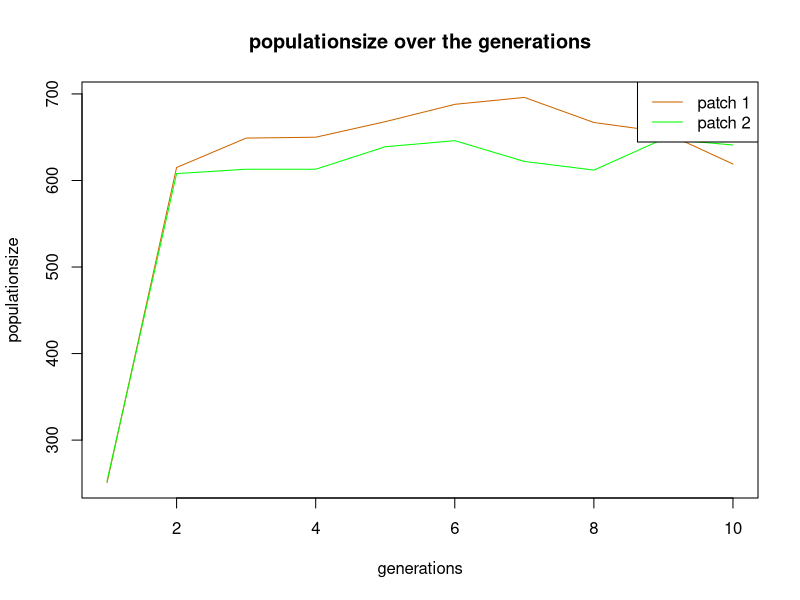
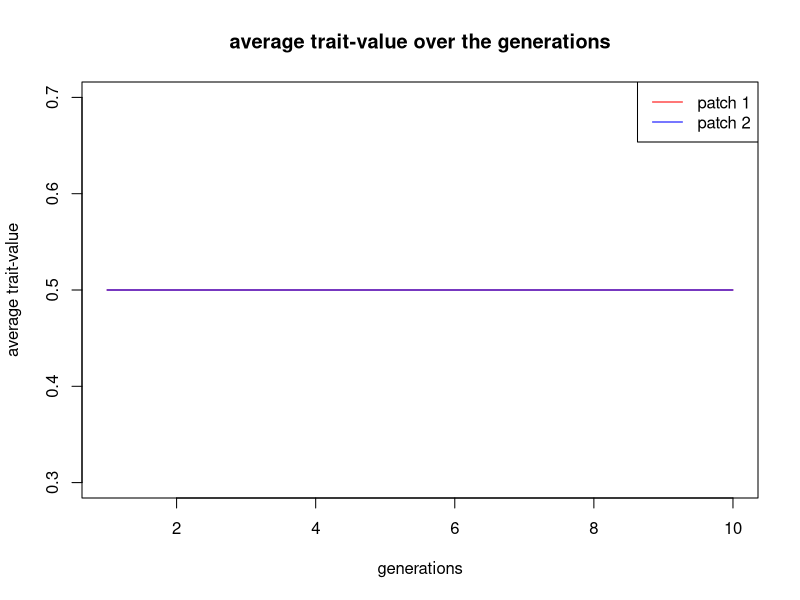

Write R code to recreate these figures, in order.
#Basic IBM
rm(list=ls())

##### PARAMETERS #####
replic<-2 #replicates
Nt<-10 #generations
mig <- 0.05 #migrationfactor

#fecundity
a <-  0.49649467
b  <-  1.47718931
c1    <-  0.72415095
c2    <- -0.24464625
c3    <-  0.99490196
c4    <- -1.31337296
c5    <- -0.06855583
c6    <-  0.32833236
c7    <--20.88383990
c8    <- -0.66263785
c9    <-  2.39334027
c10   <-  0.11670283

##### FUNCTIONS #####
w<-function(a,b,z,N,Np){
  y=a+b*plogis(c1+c2*N+c3*z+c4*(0.5*N-Np)+c5*N^2+c6*z^2+c7*(0.5*N-Np)^2+c8*z*N+c9*z*(0.5*N-Np)+c10*N*(0.5*N-Np))
  return(y)
  }

  
##### PATCHES #####
N1<-abs(rnorm(1, mean=250, sd=10)) #patch 1 is drawn 
N2<-abs(rnorm(1, mean=250, sd=10)) #patch 2 is drawn
 
patch<-c(rep(1,N1),rep(2,N2)) #vector patch: is filled with patch 1 (=1) and patch 2 (=2)
trait<-c(rep(0.5,N1),rep(0.5,N2)) #vector trait: is for all indicviduals from both patches set as 5
survival<-c(rep(1,N1),rep(1,N2)) #vector survival: is for all new individuals of both patches 1
  
pop<-data.frame(patch,trait,survival) #data frame including all individuals out of both patches with the columns: patch, trait & survival


##### VECTORS #####
pop.N1.vector <- rep(0,Nt) #empty vector for the populationsize of each generation in patch 1
pop.N2.vector <- rep(0,Nt) #empty vector for the populationsize of each generation in patch 2
trait.N1.vector <- rep(0,Nt) #empty vector for the average trait-value of each generation in patch 1
trait.N2.vector <- rep(0,Nt) #empty vector for the average trait-value of each generation in patch 2


pop.N1.vector[1] <- N1 #populationsize for the first generation of patch 1
pop.N2.vector[1] <- N2 #populationsize for the first generation of patch 2
trait.N1.vector <- mean(pop$trait[pop$patch==1]) #average trait-value for the first generation of patch 1
trait.N2.vector <- mean(pop$trait[pop$patch==2]) #average trait-value for the first generation of patch 2


##### REPLICATION LOOP START#####

for(r in 1:replic){
  


##### GENERATION LOOP START #####  
for(t in 2:Nt){
  N1<-nrow(subset(pop,pop$patch==1)) #N1 is every generation overwritten to keep updated 
  N2<-nrow(subset(pop,pop$patch==2)) #N2 is every generation overwritten to keep updated
  N<-c(nrow(pop)) #how many individuals there are in both patches


  ##### OFFSPRING #####

  N.0<-N/500
  N.l <- c(N1/500,N2/500) # vector of local population sizes
  
  if(N>0){
    Nchild <- rpois(nrow(pop),w(a,b,pop$trait,N.0,N.l[pop$patch])) #vectoe with number of offspring for each individual out of a poisson distribution
  }
    Hera <- rep(1:nrow(pop),Nchild) #replicates the individual to clone times the number it becomes offspring
    pop<-pop[c(1:nrow(pop),Hera),] #adds the clons of the individuals the the population data frame


  ##### DEATH #####
  pop$survival[1:N]<-pop$survival[1:N]-1 #survival set on 0
  pop <-subset(pop,pop$survival>0)

  ##### END DEATH #####


  ##### MIGRATION START #####
  mig.N1 <- runif(nrow((subset(pop,pop$patch==1))),0,1) #draws so many uniformmly distributed numbers as there are individuals in patch 1
  mig.N2 <- runif(nrow((subset(pop,pop$patch==2))),0,1) #draws so many uniformmly distributed numbers as there are individuals in patch 2

  mig.N1 <- ifelse(mig.N1>mig,1,2) #the individuals with a random number lower then the migration rate get the value 2 (migrates to patch 2) & and the ones higher as the migration rate get the value 1 (dont migrate, stay in patch 1)
  mig.N2 <- ifelse(mig.N2>mig,2,1) #the individuals with a random number lower then the migration rate get the value 1 (migrate to patch 1) & and the ones higher as the migration rate get the value 2 (dont migrate,stay in patch 2)
  
  migration<-c(mig.N1,mig.N2)
  pop$patch<-migration
  
  chaos<-order(pop$patch)
  pop<-pop[chaos,]
  
  ##### MIGRATION END #####
  
  
  pop.N1.vector[t] <-sum(pop$patch==1) #overwrites the populationsizes for each generation in the empty vector (patch 1)
  pop.N2.vector[t] <-sum(pop$patch==2) #overwrites the average trait-value for each generation in the empty vector (patch 2)
 
  trait.N1.vector[t] <- mean(pop$trait[pop$patch==1]) #overwrites the average trait-value for each generation in the empty vector (patch 1)
  trait.N2.vector[t] <- mean(pop$trait[pop$patch==2]) #overwrites the average trait-value for each generation in the empty vector (patch 2)


  
  rownames(pop) <- 1:nrow(pop)        #re-indexing the population to prevent 1.1.3.2.4.....
} 
##### GENERATION LOOP END #####

#pdf(paste("graph",r,".pdf",sep=""))
#plot(pop.N1.vector, main="populationsize over the generations",xlab="generations",ylab="populationsize",type="l",col="darkorange3") #plot populationsize
#lines(pop.N2.vector,type="l",col="green") #includes the populationsize of patch 2
#legend("topright",legend=c("patch 1","patch 2"),lty=1,col=c("darkorange3","green"))
#dev.off()
#  print(r)
}
##### REPLICATION LOOP END#####


##### PLOTS #####


plot(pop.N1.vector, main="populationsize over the generations",xlab="generations",ylab="populationsize",type="l",col="darkorange3") #plot populationsize
lines(pop.N2.vector,type="l",col="green") #includes the populationsize of patch 2
legend("topright",legend=c("patch 1","patch 2"),lty=1,col=c("darkorange3","green"))

plot(trait.N1.vector,main="average trait-value over the generations", xlab="generations",ylab="average trait-value",type="l",col="red") #plot traitvalue
lines(trait.N2.vector,type="l",col="blue") #includes the average trait-value of patch 2
legend("topright",legend=c("patch 1","patch 2"),lty=1,col=c("red","blue"))
